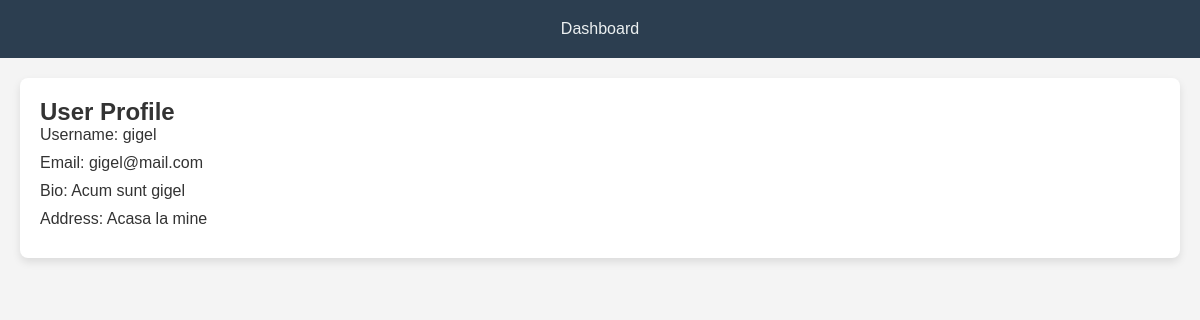
Page /view_profile.php?user_id=7 (signed in) on the committed database.
### tables this page shows
CREATE TABLE `user` (
  `id` int(20) NOT NULL,
  `user_username` varchar(50) NOT NULL,
  `user_email` varchar(50) NOT NULL,
  `user_pass` varchar(50) NOT NULL,
  `admin` tinyint(1) NOT NULL,
  `user_bio` text DEFAULT NULL,
  `user_address` varchar(255) DEFAULT NULL
);

### view_profile.php (the view, shortened to what this page needs)
<!DOCTYPE html>
<html>
<head>
    <link rel="stylesheet" type="text/css" href="style/indexStyle.css">
    <link rel="stylesheet" type="text/css" href="style/viewProfileStyle.css">
</head>
<body>
    <ul>
        <li><a href="admin_dashboard.php">Dashboard</a></li>
    </ul>
    <div>
        <h2>User Profile</h2>
        <?php
            require 'connection/config.php';
            if (isset($_GET['user_id'])) {
                $userId = $_GET['user_id'];
                $query = "SELECT u.* FROM user u INNER JOIN job_applications ja ON u.id = ja.user_id WHERE ja.user_id = '$userId'";
                $result = mysqli_query($conn, $query);
                if ($result && mysqli_num_rows($result) > 0) {
                    $userDetails = mysqli_fetch_assoc($result);
                    echo '<p>Username: ' . $userDetails['user_username'] . '</p>';
                    echo '<p>Email: ' . $userDetails['user_email'] . '</p>';
                    echo '<p>Bio: ' . $userDetails['user_bio'] . '</p>';
                    echo '<p>Address: ' . $userDetails['user_address'] . '</p>';
                } else {
                    echo '<p>No user details available.</p>';
                }
            } else {
                echo '<p>User ID not specified.</p>';
            }
        ?>
    </div>
</body>
</html>

### style/indexStyle.css (style rules this page uses)
* { margin: 0; padding: 0; box-sizing: border-box; }
body { font-family: Arial, sans-serif; background-color: #f4f4f4; margin: 0; padding: 0; }
ul { list-style: none; background-color: #2c3e50; overflow: hidden; text-align: center; }
ul li { display: inline-block; }
ul li a { display: block; color: #ecf0f1; text-align: center; padding: 20px 24px; text-decoration: none; transition: background-color 0.3s ease, color 0.3s ease; }

### style/viewProfileStyle.css (style rules this page uses)
body { font-family: Arial, sans-serif; background-color: #f4f4f4; margin: 0; padding: 0; }
div { margin: 20px; padding: 20px; background-color: #fff; border-radius: 8px; box-shadow: 0 4px 8px rgba(0, 0, 0, 0.1); }
h2 { color: #333; }
p { font-size: 16px; margin-bottom: 10px; color: #333; }

### rows in the picture
user: user_username "gigel", user_email "gigel@mail.com", user_bio "Acum sunt gigel", user_address "Acasa la mine"
